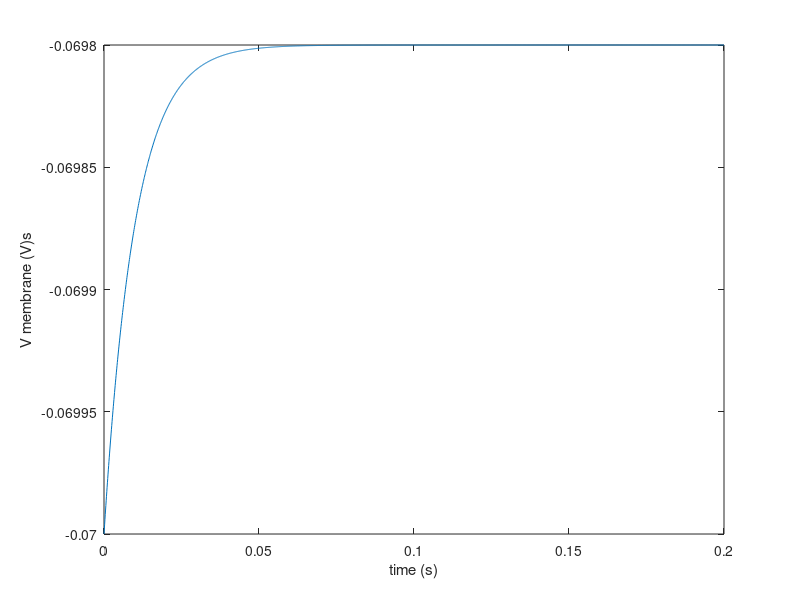
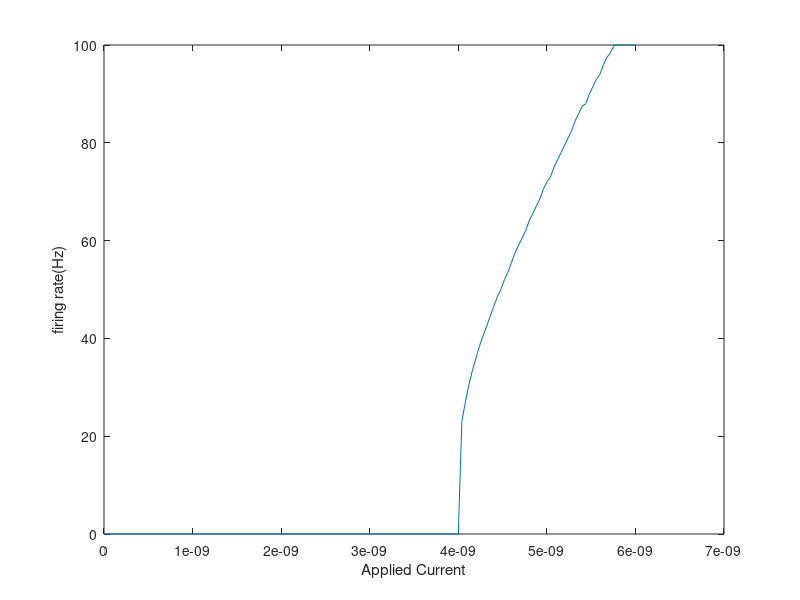

Reproduce these figures in MATLAB, in order.
% Tutorial 2.1, Leaky integrate and fire model
% Written by Clark Xu
% Feb. 3, 2023

%% parameter
E_l = -0.070;
R_m = 5e6;
C_m = 2e-9;
V_reset = -0.065;
V_threshold = -0.050; 
t_max = 2;  % 2 second simulation
dt = 1e-4;  % time scale is 0.1 ms
tau_m = C_m*R_m;
question_number=1; % Accepted inputs are 1 and 2

% threshold for current
I_threshold = (1/R_m)*(V_threshold-E_l);

%% Create vectors
% Io is the list of Iapp values
Io = 0:0.01:1.5;
Ntrial=length(Io);
Io = I_threshold*Io;

t = 0:dt:t_max;
Nt = length(t);
V = zeros(Ntrial, Nt);
V(:,1) = E_l;   % initialize membrane potential by E_l

% firing rate counted from plotting
firing = zeros(1, Ntrial);
% firing rate calculated from inverse of ISI
calculated_firing = zeros(1, Ntrial);

sigma = [0, 1e-4, 1e-3, 5e-3, 1e-2, 1.5e-2, 1.74e-2];

%% simulation
for trial=1:Ntrial    
    firing_count = 0;   % initialize firing count to 0 every trial
    I_app = Io(trial)*ones(1,Nt);   % applied current vector
    
    %% add noise into the circuit
    switch question_number
        case 1
            noise_vec = zeros(1,Nt);    % No noise in question1
        case 2
            sigma_I =sigma(3);  % choose one sigma value from list
            noise_vec = rand(1,Nt)*sigma_I*sqrt(dt);
    end

    for i=2:Nt
        dV = ((E_l-V(trial,i-1))/R_m+I_app(1,i))*(dt/C_m);
        V(trial,i) = V(trial,i-1)+dV+noise_vec(1,i);

        % Reset if exceed threshold
        if V(trial,i)>V_threshold
            V(trial,i)=V_reset;
            firing_count = firing_count+1;
        end
    
    end

    firing_rate = firing_count/2;  % simulation is 2-second long
    % firing rate limited below within 0-100Hz range
    firing_rate=min(100,firing_rate);
    firing_rate=max(0,firing_rate);
    firing(1, trial)=firing_rate;
    
    % Inter-spike interval
    % max statement is used to ensure no negative number in natural log
    ISI = tau_m*log(max(0, Io(1,trial)*R_m+E_l-V_reset))- ...
            tau_m*log(max(Io(1,trial)*R_m+E_l-V_threshold));
    % calculated firing rate
    calculated_firing(1, trial) = 1/ISI;

end


switch question_number
    case 1
        figure(1)
        plot(0:dt:0.2, V(2, 1:0.2/dt+1))
        xlabel("time (s)")
        ylabel("V membrane (V)s")

        figure(2)
        plot(Io, firing);
        xlabel("Applied Current");
        ylabel("firing rate(Hz)");
        hold on
        %plot(Io, calculated_firing);
        %legend("counted", "calculated", "Location","northwest")
        
        
    case 2
        plot(Io, firing);
        xlabel("Applied Current")
        ylabel("firing rate (Hz)")
        title("sigma_I = 1e-3")
end



